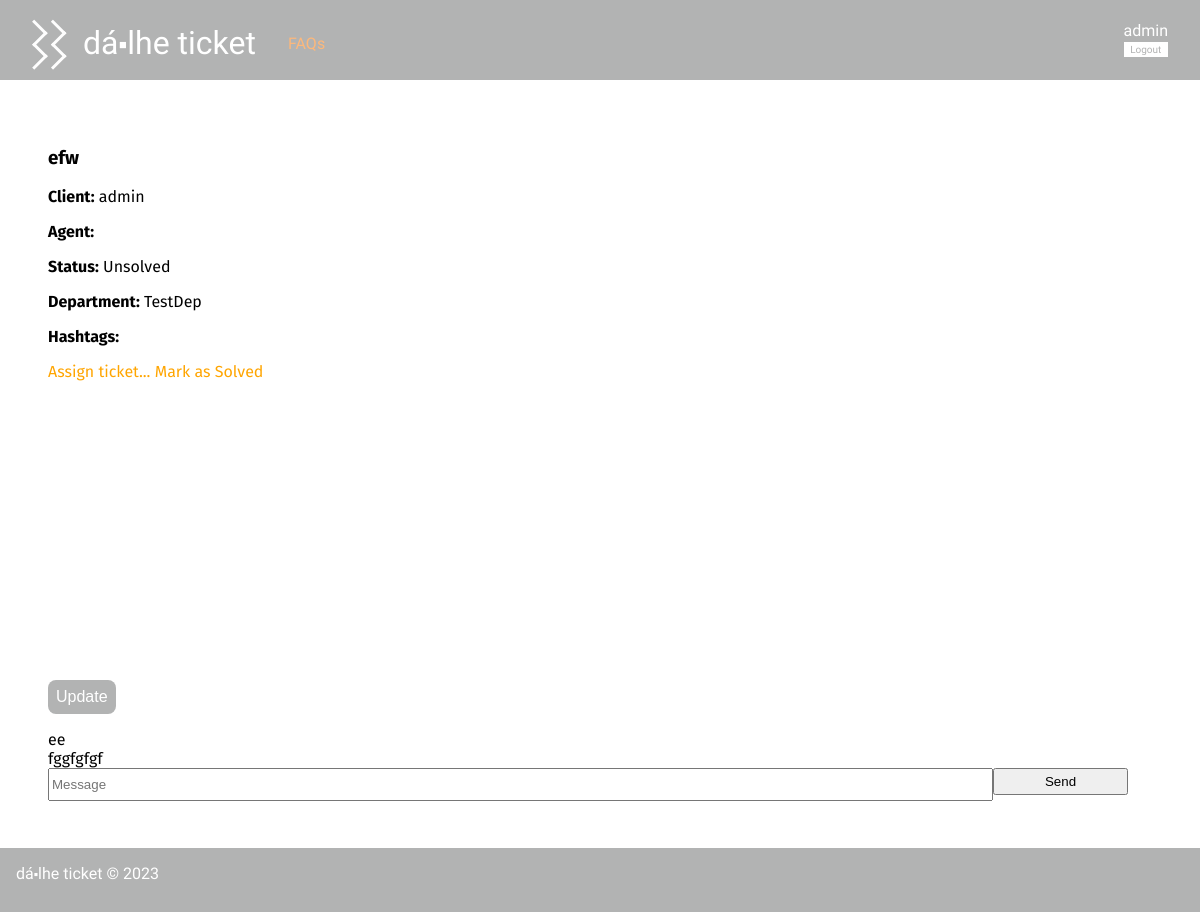
The app's page /pages/ticket.php?id=3 (signed in) with its own data.
### tables this page shows
CREATE TABLE Ticket(
   id integer primary key autoincrement,
   title varchar(60) not null,
   client varchar(20) not null,
   agent varchar(20),
   status varchar(10) not null,
   department varchar(20),
   foreign key (client) references User(username),
   foreign key (agent) references User(username),
   foreign key (department) references Department(name)
);

CREATE TABLE Message(
   id integer primary key autoincrement,
   ticketId integer not null,
   isFromClient boolean not null,
   message text not null,
   author varchar(20) not null,
   foreign key (ticketId) references Ticket(id)
);

### pages/ticket.php (called while the page is built, shortened)
<?php
    require_once(__DIR__ . '/../database/connection.db.php');
    require_once(__DIR__ . '/../database/ticket.class.php');
    require_once(__DIR__ . '/../database/user.class.php');
    require_once(__DIR__ . '/../templates/common.tpl.php');
    require_once(__DIR__ . '/../templates/ticket.tpl.php');
    require_once(__DIR__ . '/../utils/session.php');
    $db = getDatabaseConnection();
    $ticket = Ticket::getTicketById($db, intval($_GET['id']));
    drawTicket($db, $ticket);
?>

### database/ticket.class.php (called while the page is built, shortened)
<?php
    class Ticket {
        public function __construct(int $id, string $title, string $client, ?string $agent, string $status, string $department) {
            $this->id = $id;
            $this->title = $title;
            $this->client = $client;
            $this->agent = $agent;
            $this->status = $status;
            $this->department = $department;
        }
        static public function getTicketById(PDO $db, int $id) : Ticket {
            $stmt = $db->prepare('SELECT * from Ticket WHERE id = ?');
            $stmt->execute(array($id));
            $line = $stmt->fetchAll()[0];
            $ticket = new Ticket(
                $line['id'],
                $line['title'],
                $line['client'],
                $line['agent'],
                $line['status'],
                $line['department'],
            );
            return $ticket;
        }
    }
?>

### utils/session.php (called while the page is built, shortened)
<?php
  class Session {
    public function getName() : ?string {
      return isset($_SESSION['name']) ? $_SESSION['name'] : null;
    }
  }
?>

### database/user.class.php (called while the page is built, shortened)
<?php
class User{
  public function __construct(string $name, string $username, string $email, string $type, string $department){
    $this->username = $username;
    $this->type = $type;
  }
  static public function getUserByUsername(PDO $db, string $username) : User {
    $stmt = $db->prepare('SELECT * from User where username = ?');
    $stmt->execute(array($username));
    $user = $stmt->fetchAll()[0];
    return new User(
      $user['name'],
      $user['username'],
      $user['email'],
      $user['type'],
      $user['department'],
    );
  }
}
?>

### database/message.class.php (called while the page is built, shortened)
<?php
  require_once(__DIR__ . '/../utils/session.php');
  class Message{
    public string $author;
    public function __construct(int $id, int $ticketId, bool $isFromClient, string $message, string $author){
      $this->message = $message;
      $this->author = $author;
    }
    public function isMine(PDO $db){
      $session = new Session();
      return $this->author == $session->getName();
    }
    static public function getAllMessagesFromTicket(PDO $db, int $id) : array {
        $stmt = $db->prepare('
            SELECT m.id, m.ticketId, m.isFromClient, m.message, m.author
            FROM Message m JOIN Ticket t
            ON m.ticketId = t.id
            WHERE t.id = ?
        ');
        $stmt->execute(array($id));
        $messages = array();
        while($message = $stmt->fetch()){
            $messages[] = new Message(
            $message['id'],
            intval($message['ticketId']),
            $message['isFromClient'] == 1,
            $message['message'],
            $message['author']
            );
        }
        return $messages;
    }
  }
?>

### templates/ticket.tpl.php (the view, shortened to what this page needs)
<?php
    require_once(__DIR__ . '/../database/ticket.class.php');
    require_once(__DIR__ . '/../database/message.class.php');
?>
<?php function drawTicket(PDO $db, Ticket $ticket) {
    $session = new Session();
    $me = User::getUserByUsername($db, $session->getName());
    ?>
    <div class="ticket_details">
        <div class="ticket_info">
            <h3><?= $ticket->title ?></h3>
            <div class="ticket_client"><span class="bold">Client:</span> <?= $ticket->client ?></div>
            <?php if($ticket->agent !== null) { ?>
                <div class="ticket_agent"><span class="bold">Agent:</span> <?= $ticket->agent ?></div>
            <?php } ?>
                    <div class="ticket_status"><span class="bold">Status:</span> <?= $ticket->status ?></div>
                        <div class="ticket_department"><span class="bold">Department:</span> <?= $ticket->department ?></div>
                            <div class="ticket_hashtags"><span class="bold">Hashtags: </span>
                            </div>
                        <?php
                            if ($me->type == 'admin' && $ticket->status == 'Unsolved') {
                    ?>
                            <a href="../pages/assign_ticket.php?id=<?= $ticket->id ?>">Assign ticket...</a>
                    <?php
                            } if ($ticket->agent != null && $ticket->status == 'Unsolved' && $me->type == 'admin') {
                    ?>
                            <a href=<?=("../actions/action_abandon_ticket.php?id=" . $ticket->id)?>>
                                Unassign ticket
                            </a>
                    <?php
                            }
                            if ($me->type == 'admin' || $ticket->agent == $me->username) {
                    ?>
                            <a href="../actions/action_change_ticket_status.php?id=<?= $ticket->id ?>">
                                Mark as <?= $ticket->status == 'Unsolved'? 'Solved' : 'Unsolved' ?>
                            </a>
                    <?php
                            }
                        ?>
                        </div>
                    </div>
        <?php
            if($session->getName() == $ticket->agent || $session->getName() == $ticket->client || $ticket->agent == null) {
        ?>
        <div class="ticket_messages">
            <button type="button" onclick="loadDoc()">Update</button>
        <?php
            foreach(Message::getAllMessagesFromTicket($db, $ticket->id) as $message) { ?>
                    <div class="ticket_message <?= $message->isMine($db) ? 'right' : 'left' ?>">
                        <div class="ticket_message_text"><?= $message->message ?></div>
                    </div>
                <?php }
            if (($ticket->client == $me->username || $ticket->agent == $me->username) && $ticket->status == 'Unsolved') {
                ?>
            <form class="send_message" action="../actions/action_send_message.php" method=post>
                <input type="text" name="message" placeholder="Message">
                <input type="submit" value="Send">
            </form>
        </div>
    <?php } ?>
<?php } ?>
<?php } ?>

### css/style.css (style rules this page uses)
body { font-family: 'Allerta Stencil', sans-serif; margin: 0; padding: 0; display: grid; grid-template-columns: auto; grid-template-rows: 5em auto 4em; grid-template-areas: "header" "main" "footer"; min-height: 100vh; background-color: #b2b3b3; }
form * { display: block; }
a { text-decoration: none; color: orange; }
button { background-color: #b2b3b3; color: #ffffff; border: none; border-radius: 0.5em; padding: 0.5em; font-size: 1em; font-weight: 100; cursor: pointer; margin: 1em 0; }
.username, .email, .type, .ticket_client, .ticket_agent, .ticket_status, .ticket_department, .ticket_hashtags { margin-bottom: 1em; }
.bold { font-weight: bold; }
.send_message { display: grid; grid-template-columns: 7fr 1fr; height: 2em; }
.send_message * { height: 2em; margin: 0; }
@media (min-width: 50em) { .ticket_details { display: grid; grid-template-columns: 30vw 60vw; grid-template-rows: 67vh; grid-template-areas: "left right"; } }
@media (min-width: 50em) { .ticket_details .ticket_info { grid-area: left; padding-right: 1em; } }

### records on screen
ticket: title "efw", client "admin", status "Unsolved", department "TestDep"
message: message "ee"
message: message "fggfgfgf"

### other values on screen
$name "dá⬝lhe ticket"
$session->getName() "admin"
